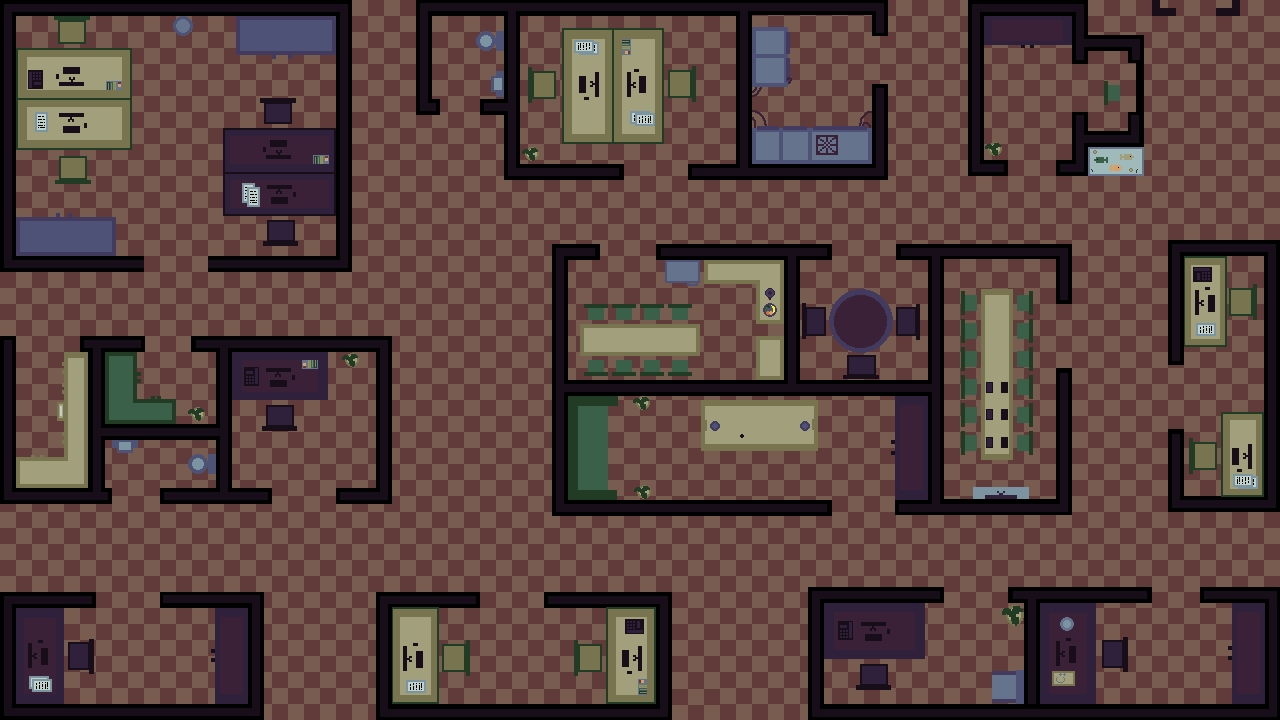

Tiled map render using the project's own tile images. Description and the map definition, with tile-layer contents summarised, below:
An orthogonal 80x80 tile map with 16x9 px tiles, 1 tile layer (Слой тайлов 1) and 124 objects.

<map version="1.10" tiledversion="1.11.2" orientation="orthogonal" renderorder="right-down" width="80" height="80" tilewidth="16" tileheight="9" infinite="0" nextlayerid="4" nextobjectid="142">
 <tileset firstgid="1" source="map.tsx" />
 <layer id="1" name="Слой тайлов 1" width="80" height="80">
  <data>[6400 cells, 6400 non-empty, 6400 distinct tile ids]</data>
 </layer>
 <objectgroup id="2" name="walls">
  <object id="2" x="736.5" y="0.5" width="15" height="178.75" />
  <object id="4" x="415.5" y="0" width="320.5" height="15" />
  <object id="7" x="751" y="-0.5" width="137" height="16" />
  <object id="8" x="871.5" y="16" width="16.5" height="19.5" />
  <object id="9" x="871.5" y="84" width="16" height="95.5" />
  <object id="10" x="694.25" y="163.5" width="193.75" height="16.5" />
  <object id="11" x="415.5" y="0.5" width="17" height="114" />
  <object id="12" x="429.5" y="98" width="10" height="16.5" />
  <object id="13" x="479.5" y="99" width="40" height="15.5" />
  <object id="14" x="503.5" y="15" width="16.5" height="164.5" />
  <object id="15" x="504" y="164" width="119.5" height="15.5" />
  <object id="16" x="0" y="0" width="352" height="14.5455" />
  <object id="17" x="-0.5" y="16.5" width="16" height="254.5" />
  <object id="18" x="11" y="256" width="132.5" height="15.5" />
  <object id="19" x="208" y="258.25" width="143.5" height="12.75" />
  <object id="20" x="337.455" y="0" width="12.0455" height="269.5" />
  <object id="21" x="0" y="335.5" width="15.5" height="167.5" />
  <object id="22" x="80" y="336" width="64.5" height="15.5" />
  <object id="23" x="89" y="335.5" width="15.5" height="167.5" />
  <object id="24" x="12" y="488" width="99.5" height="15" />
  <object id="26" x="101" y="423.5" width="131" height="15.5" />
  <object id="27" x="190.5" y="336" width="201" height="15.5" />
  <object id="28" x="215" y="336" width="16" height="167.5" />
  <object id="29" x="160" y="488" width="111" height="16" />
  <object id="30" x="375.5" y="336.5" width="16" height="166.5" />
  <object id="31" x="335" y="488" width="56.5" height="15.5" />
  <object id="32" x="0.5" y="591.5" width="95" height="16" />
  <object id="33" x="-0.5" y="591.5" width="15.5" height="129.5" />
  <object id="34" x="11" y="703" width="252.5" height="18" />
  <object id="35" x="160.5" y="592" width="102.5" height="15" />
  <object id="36" x="248" y="600.5" width="15" height="112.5" />
  <object id="37" x="375.5" y="592" width="104" height="15.5" />
  <object id="38" x="375.5" y="592.364" width="16" height="126.636" />
  <object id="39" x="387" y="703" width="285" height="17" />
  <object id="41" x="544.5" y="592.5" width="127.5" height="15" />
  <object id="42" x="655.5" y="599.5" width="13.6364" height="113" />
  <object id="43" x="552" y="243.5" width="47" height="13.875" />
  <object id="44" x="551.5" y="243" width="14.125" height="189.5" />
  <object id="45" x="551.5" y="428" width="15.5" height="87" />
  <object id="46" x="564" y="500.5" width="267.733" height="14.5" />
  <object id="47" x="655.5" y="243.5" width="176.5" height="17" />
  <object id="48" x="784.5" y="255.5" width="15" height="140" />
  <object id="49" x="564.5" y="379" width="378.5" height="16" />
  <object id="50" x="896" y="243.5" width="175.5" height="16" />
  <object id="51" x="1056" y="253.5" width="16" height="50" />
  <object id="52" x="928" y="256" width="16" height="258" />
  <object id="53" x="895" y="499.5" width="177" height="15" />
  <object id="54" x="1055.5" y="368.5" width="17" height="145.5" />
  <object id="55" x="1167.5" y="239.5" width="16.5" height="125" />
  <object id="56" x="1175" y="239" width="105" height="17.5" />
  <object id="57" x="1263" y="248.5" width="17.5" height="262.5" />
  <object id="58" x="1168" y="429" width="16.5" height="82.5" />
  <object id="59" x="1177.5" y="495" width="91.5" height="17.5" />
  <object id="60" x="1008" y="586.5" width="143.5" height="16" />
  <object id="61" x="1027.33" y="594.5" width="11.6667" height="125" />
  <object id="62" x="1200" y="586.5" width="80" height="16" />
  <object id="65" x="1265" y="600" width="15.5" height="120" />
  <object id="66" x="807.5" y="587" width="136" height="15.5" />
  <object id="67" x="806.5" y="589.5" width="17.5" height="130" />
  <object id="68" x="816" y="704.5" width="239.5" height="15" />
  <object id="69" x="1046.5" y="704" width="234.5" height="16" />
  <object id="70" x="968" y="0" width="15" height="175.5" />
  <object id="71" x="979" y="159.5" width="28.5" height="15.5" />
  <object id="72" x="970.5" y="0" width="116" height="14.5" />
  <object id="73" x="1071.5" y="14" width="16.5" height="47.25" />
  <object id="74" x="1081.5" y="36" width="61.5" height="12.75" />
  <object id="75" x="1129.5" y="35.5" width="14" height="27.5" />
  <object id="76" x="1071.5" y="113.25" width="16" height="62" />
  <object id="77" x="1055.5" y="160.5" width="32" height="15" />
  <object id="78" x="1087.5" y="132.75" width="56" height="12.75" />
  <object id="79" x="1130" y="112" width="14" height="33" />
  <object id="81" x="1152.5" y="-0.5" width="8" height="17" />
  <object id="82" x="1152" y="8.25" width="23.5" height="7.75" />
  <object id="83" x="1216.13" y="7.5" width="23.375" height="8.5" />
  <object id="84" x="1231.5" y="0" width="9" height="9" />
  <object id="86" x="-15.4773" y="270.636" width="16" height="69.75" />
  <object id="87" x="-15.9659" y="503.114" width="16.1818" height="91.8182" />
  <object id="88" x="263.913" y="719.87" width="131.333" height="14.6667" />
  <object id="89" x="670.792" y="719.563" width="155" height="15.25" />
  <object id="90" x="1280.25" y="511" width="15.75" height="81" />
  <object id="91" x="1280" y="-0.136364" width="18" height="240.5" />
  <object id="92" x="1079.33" y="-14.1667" width="75.3333" height="17.8333" />
  <object id="93" x="1233.27" y="-15.1818" width="53" height="15" />
  <object id="94" x="880" y="-27" width="96" height="27" />
  <object id="95" x="342.333" y="-22.3333" width="92.6667" height="21.6667" />
  <object id="140" x="1153.5" y="-29.75" width="80.5" height="15.5" />
 </objectgroup>
 <objectgroup id="3" name="furniture">
  <object id="96" x="1039.25" y="602.5" width="56.5" height="101" />
  <object id="103" x="834.917" y="295.542" width="51.5417" height="52.0833" />
  <object id="104" x="16.5195" y="52" width="114.961" height="97.5" />
  <object id="105" x="172.875" y="16.25" width="20.25" height="19.75" />
  <object id="106" x="16" y="217" width="100" height="38" />
  <object id="107" x="236" y="16.3636" width="99.6364" height="38.1818" />
  <object id="108" x="223.091" y="127.818" width="112.364" height="84.0682" />
  <object id="109" x="15.75" y="456.75" width="72.75" height="30.75" />
  <object id="110" x="64" y="351.75" width="24" height="111.75" />
  <object id="111" x="56.75" y="401.25" width="10.5" height="20" />
  <object id="112" x="104.545" y="352" width="32" height="71.2727" />
  <object id="113" x="135.091" y="399.091" width="41.2727" height="24" />
  <object id="114" x="111.818" y="439.818" width="26.1818" height="13.4545" />
  <object id="115" x="15.3333" y="607.667" width="44.3031" height="94.6667" />
  <object id="116" x="215.333" y="607.667" width="32.3333" height="94.6667" />
  <object id="117" x="232" y="348" width="95.5" height="48" />
  <object id="118" x="391.75" y="607.5" width="42.75" height="96.25" />
  <object id="119" x="612.114" y="607.25" width="41.7727" height="96" />
  <object id="120" x="491.273" y="71.2727" width="12.1818" height="26.5455" />
  <object id="121" x="561.333" y="28" width="96.833" height="115.667" />
  <object id="122" x="751.667" y="26.6667" width="38.3333" height="60" />
  <object id="123" x="752" y="126" width="119.333" height="37.3333" />
  <object id="124" x="983.333" y="14.6667" width="88.3333" height="30.3333" />
  </objectgroup>
</map>
<!-- 15 of 124 objects omitted -->
